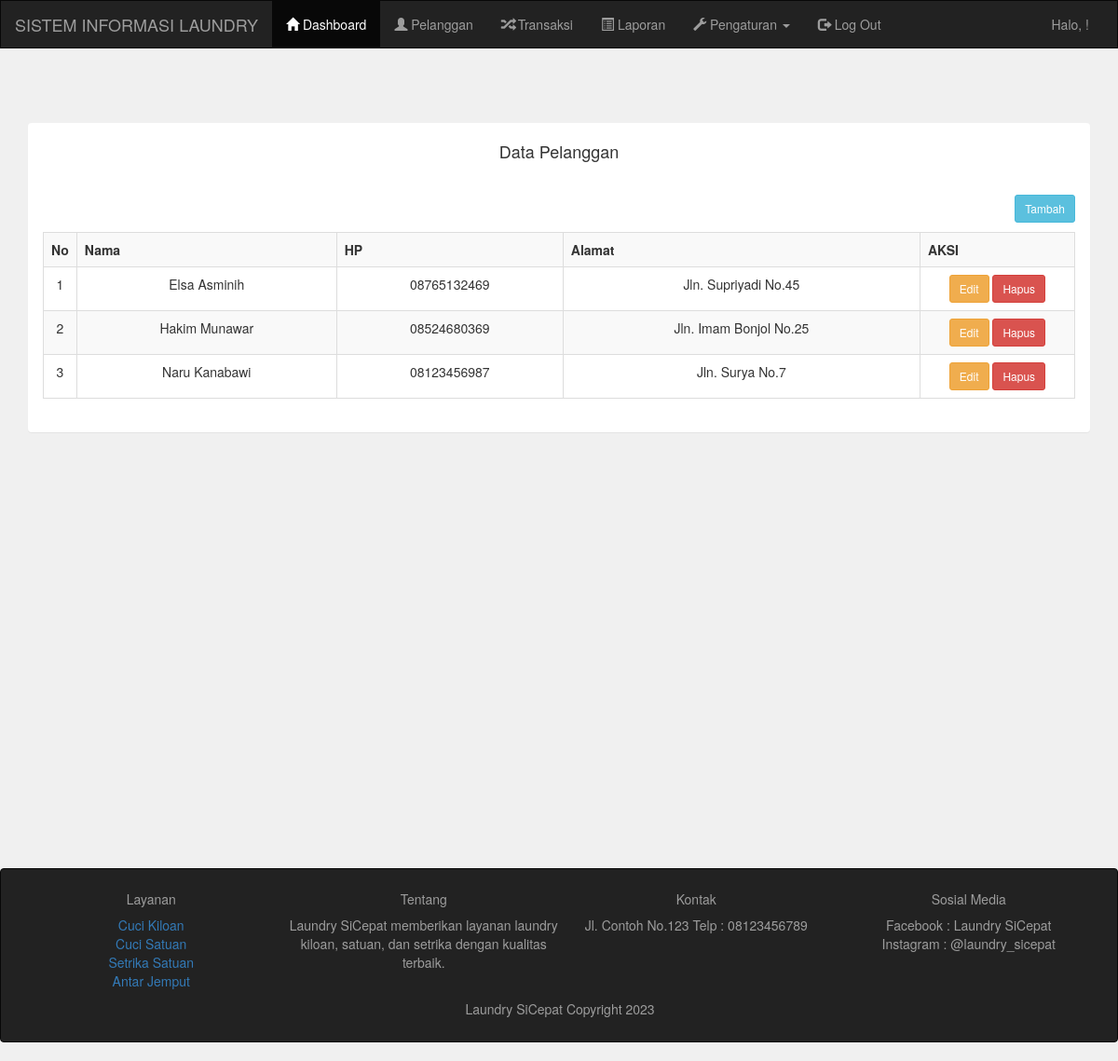
The app's page /applaundry/admin/pelanggan.php with its own data.
### tables this page shows
CREATE TABLE `pelanggan` (
  `idPelanggan` int(11) NOT NULL,
  `namaPelanggan` varchar(255) NOT NULL,
  `hpPelanggan` varchar(20) NOT NULL,
  `alamatPelanggan` text NOT NULL
);

### applaundry/admin/pelanggan.php (the view, shortened to what this page needs)
<!DOCTYPE html>
<html lang="en">
<head>
    <link rel="stylesheet" href="../assets/css/bootstrap.css">
</head>
<?php include 'header.php'; ?>
<body style="background: #f0f0f0"> <br><br><br>
<div class="wrapper">
    <div class="container">
        <div class="panel">
            <div class="panel-heading">
                <h4>Data Pelanggan</h4>
            </div>
            <div class="panel-body">
                <a href="pelanggan_tambah.php" class="btn btn-sm btn-info pull-right">Tambah</a>
                <br>
                <br>
                <table class="table table-bordered table-striped">
                    <tr>
                        <th width="1%">No</th>
                        <th>Nama</th>
                        <th>HP</th>
                        <th>Alamat</th>
                        <th width="15%">AKSI</th>
                    </tr>
                    <?php
                    include "../koneksi.php";
                    $no = 1;
                    $query = mysqli_query($koneksi, "SELECT * FROM pelanggan order by namaPelanggan asc");
                    while ($d = mysqli_fetch_array($query)) {
                    ?>
                        <tr>
                            <td><?php echo $no++; ?></td>
                            <td><?php echo $d['namaPelanggan']; ?></td>
                            <td><?php echo $d['hpPelanggan']; ?></td>
                            <td><?php echo $d['alamatPelanggan']; ?></td>
                            <td>
                                <a href="pelanggan_edit.php?id=<?php echo $d['idPelanggan']; ?>" class="btn btn-sm btn-warning">Edit</a>
                                <a href="pelanggan_hapus.php?id=<?php echo $d['idPelanggan']; ?>" class="btn btn-sm btn-danger">Hapus</a>
                            </td>
                        </tr>
                    <?php
                    }
                    ?>
                </table>
            </div>
        </div>
    </div>
                </div>
<?php include 'footer.php'; ?>

### applaundry/admin/footer.php (style rules this page uses)
body { display: flex; flex-direction: column; min-height: 100vh; }
.wrapper { min-height: 100vh; display: flex; flex-direction: column; justify-content: space-betwee; }
.container { text-align: center; }

### records on screen
pelanggan: namaPelanggan "Elsa Asminih", hpPelanggan "08765132469", alamatPelanggan "Jln. Supriyadi No.45"
pelanggan: namaPelanggan "Hakim Munawar", hpPelanggan "08524680369", alamatPelanggan "Jln. Imam Bonjol No.25"
pelanggan: namaPelanggan "Naru Kanabawi", hpPelanggan "08123456987", alamatPelanggan "Jln. Surya No.7"
